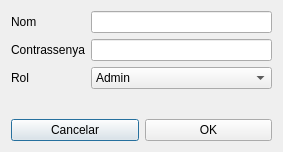
<?xml version="1.0" encoding="UTF-8"?>
<ui version="4.0">
 <class>Dialog</class>
 <widget class="QDialog" name="Dialog">
  <property name="geometry">
   <rect>
    <x>0</x>
    <y>0</y>
    <width>283</width>
    <height>152</height>
   </rect>
  </property>
  <property name="windowTitle">
   <string>Dialog</string>
  </property>
  <layout class="QVBoxLayout" name="verticalLayout">
   <item>
    <layout class="QFormLayout" name="formLayout">
     <item row="0" column="0">
      <widget class="QLabel" name="label">
       <property name="text">
        <string>Nom</string>
       </property>
      </widget>
     </item>
     <item row="0" column="1">
      <widget class="QLineEdit" name="LiniaNom"/>
     </item>
     <item row="1" column="0">
      <widget class="QLabel" name="label_2">
       <property name="text">
        <string>Contrassenya</string>
       </property>
      </widget>
     </item>
     <item row="1" column="1">
      <widget class="QLineEdit" name="LiniaContrassenya"/>
     </item>
     <item row="2" column="0">
      <widget class="QLabel" name="label_3">
       <property name="text">
        <string>Rol</string>
       </property>
      </widget>
     </item>
     <item row="2" column="1">
      <widget class="QComboBox" name="LiniaROl">
       <item>
        <property name="text">
         <string>Admin</string>
        </property>
       </item>
       <item>
        <property name="text">
         <string>Usuari</string>
        </property>
       </item>
       <item>
        <property name="text">
         <string>Convidat</string>
        </property>
       </item>
      </widget>
     </item>
    </layout>
   </item>
   <item>
    <layout class="QHBoxLayout" name="horizontalLayout">
     <item>
      <widget class="QPushButton" name="Cancelar">
       <property name="text">
        <string>Cancelar</string>
       </property>
      </widget>
     </item>
     <item>
      <widget class="QPushButton" name="OK">
       <property name="text">
        <string>OK</string>
       </property>
      </widget>
     </item>
    </layout>
   </item>
  </layout>
 </widget>
 <resources/>
 <connections/>
</ui>
